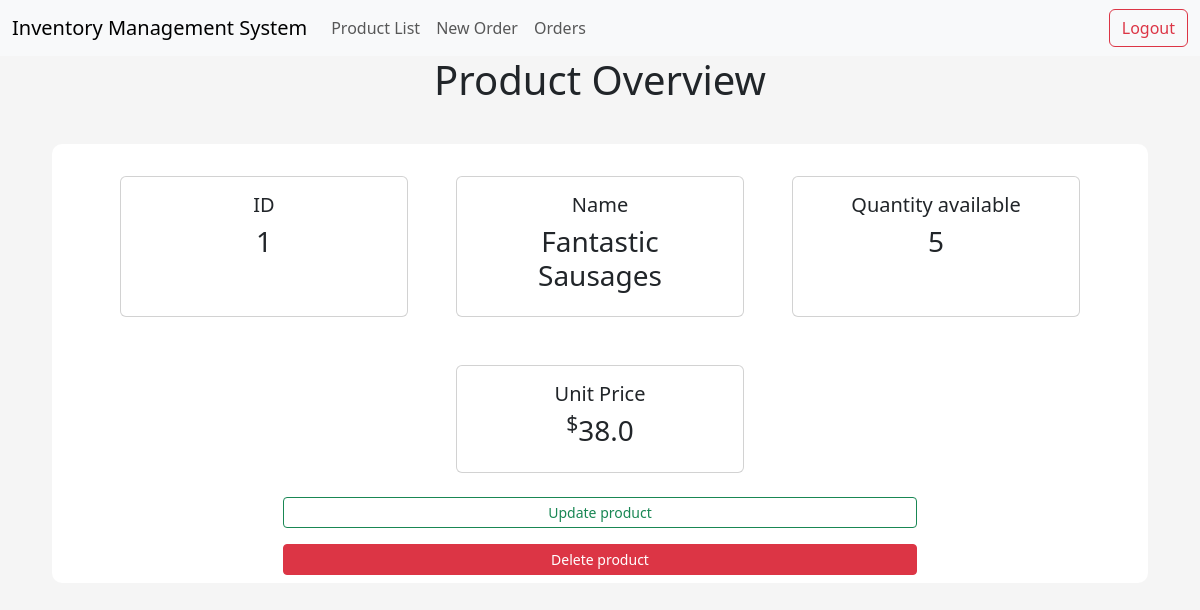
Before: /product/1 with the older database file.
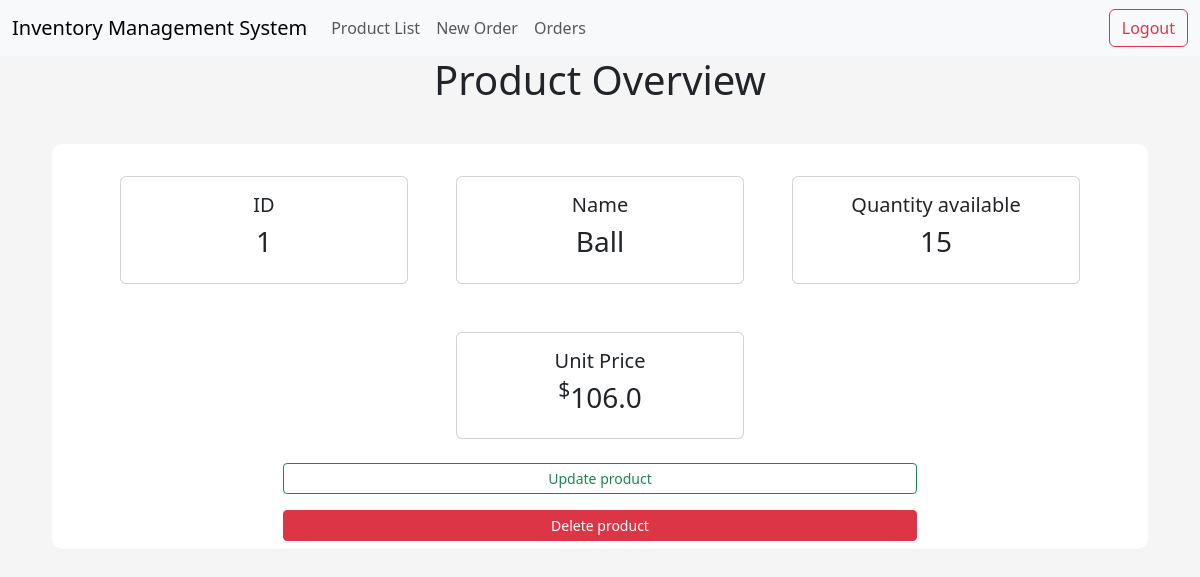
After: the same page with the newer database file.
### app/models/tables.py (models this page shows, shortened)
class Product(db.Model):
    __tablename__ = "product"
    id = db.Column(db.Integer, primary_key=True)
    name = db.Column(db.String(50), nullable=False, unique=True)
    price = db.Column(db.Float, nullable=False)
    quantity_available = db.Column(db.Integer)

### app/controllers/default.py (the view)
@app.route("/product/<id>", methods=["GET", "POST"])
def product(id):
    product = Product.query.get(id)
    return render_template("product.html", product=product)

### app/templates/product.html (shortened to what this page needs)
{% extends "index.html" %}
{% block body %}
<div class="title">
    <h1 class="title"> Product Overview</h1>
</div>
<div class="content-section">
    <div class="row mx-auto justify-content-center">
        <div class="card m-4" style="width: 18rem">
            <div class="card-body">
                <h5 class="cart-title text-center">ID</h5>
                <h3 class="text-center">{{ product.id }}</h3>
            </div>
        </div>
        <div class="card m-4" style="width: 18rem">
            <div class="card-body">
                <h5 class="cart-title text-center">Name</h5>
                <h3 class="text-center">{{ product.name }}</h3>
            </div>
        </div>
        <div class="card m-4" style="width: 18rem">
            <div class="card-body">
                <h5 class="cart-title text-center">Quantity available</h5>
                <h3 class="text-center">{{ product.quantity_available }}</h3>
            </div>
        </div>
        <div class="card m-4" style="width: 18rem">
            <div class="card-body">
                <h5 class="cart-title text-center">Unit Price</h5>
                <h3 class="text-center"><sup>$</sup>{{ product.price }}</h3>
            </div>
        </div>
        <div class="row mx-auto justify-content-center">
            <a style="max-width:60%;" class="btn btn-outline-success btn-sm mb-3" href="{{ url_for('update_product', id=product.id) }}">Update product</a>
            <a style="max-width:60%;" class="btn btn-danger btn-sm" href="{{url_for('delete_product', id=product.id)}}">Delete product</a>
        </div>
    </div>
</div>
{% endblock body %}

Changed rows visible on the page:
changed Product id 1: name "Fantastic Sausages" → "Ball"; quantity_available "5" → "15"; price "38.0" → "106.0"
